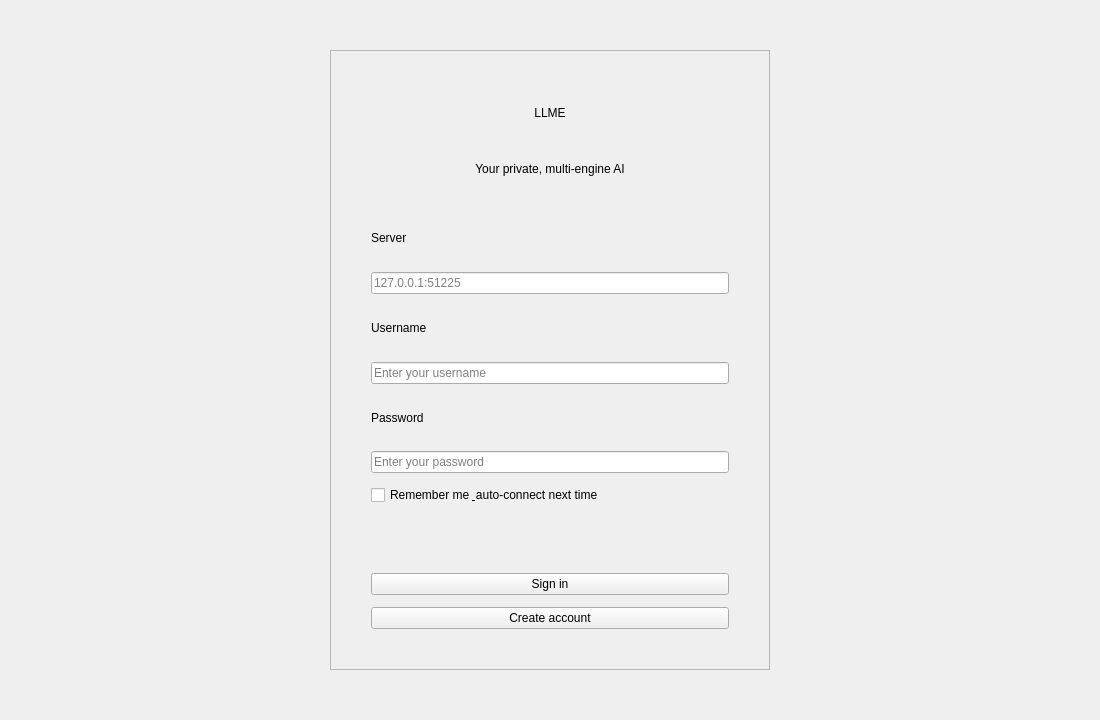
<?xml version="1.0" encoding="UTF-8"?>
<ui version="4.0">
 <class>LoginWindow</class>
 <widget class="QMainWindow" name="LoginWindow">
  <property name="geometry">
   <rect><x>0</x><y>0</y><width>1100</width><height>720</height></rect>
  </property>
  <property name="windowTitle">
   <string>LLME — Sign in</string>
  </property>
  <widget class="QWidget" name="centralwidget">
   <layout class="QVBoxLayout" name="rootLayout">
    <property name="leftMargin"><number>0</number></property>
    <property name="topMargin"><number>0</number></property>
    <property name="rightMargin"><number>0</number></property>
    <property name="bottomMargin"><number>0</number></property>
    <item>
     <spacer name="topSpacer">
      <property name="orientation"><enum>Qt::Vertical</enum></property>
      <property name="sizeHint" stdset="0"><size><width>20</width><height>40</height></size></property>
     </spacer>
    </item>
    <item>
     <layout class="QHBoxLayout" name="centerRow">
      <item>
       <spacer name="leftSpacer">
        <property name="orientation"><enum>Qt::Horizontal</enum></property>
        <property name="sizeHint" stdset="0"><size><width>40</width><height>20</height></size></property>
       </spacer>
      </item>
      <item>
       <widget class="QFrame" name="loginCard">
        <property name="minimumSize"><size><width>440</width><height>620</height></size></property>
        <property name="maximumSize"><size><width>440</width><height>620</height></size></property>
        <property name="frameShape"><enum>QFrame::StyledPanel</enum></property>
        <layout class="QVBoxLayout" name="cardLayout">
         <property name="leftMargin"><number>40</number></property>
         <property name="topMargin"><number>40</number></property>
         <property name="rightMargin"><number>40</number></property>
         <property name="bottomMargin"><number>40</number></property>
         <property name="spacing"><number>12</number></property>
         <item>
          <widget class="QLabel" name="lblBrand">
           <property name="text"><string>LLME</string></property>
           <property name="alignment"><set>Qt::AlignCenter</set></property>
          </widget>
         </item>
         <item>
          <widget class="QLabel" name="lblTagline">
           <property name="text"><string>Your private, multi-engine AI</string></property>
           <property name="alignment"><set>Qt::AlignCenter</set></property>
          </widget>
         </item>
         <item>
          <spacer name="brandSpacer">
           <property name="orientation"><enum>Qt::Vertical</enum></property>
           <property name="sizeType"><enum>QSizePolicy::Fixed</enum></property>
           <property name="sizeHint" stdset="0"><size><width>20</width><height>14</height></size></property>
          </spacer>
         </item>
         <item>
          <widget class="QLabel" name="lblServer"><property name="text"><string>Server</string></property></widget>
         </item>
         <item>
          <widget class="QLineEdit" name="in_serverhost">
           <property name="placeholderText"><string>127.0.0.1:51225</string></property>
           <property name="minimumHeight"><number>38</number></property>
          </widget>
         </item>
         <item>
          <widget class="QLabel" name="lblUser"><property name="text"><string>Username</string></property></widget>
         </item>
         <item>
          <widget class="QLineEdit" name="in_username">
           <property name="placeholderText"><string>Enter your username</string></property>
           <property name="minimumHeight"><number>38</number></property>
          </widget>
         </item>
         <item>
          <widget class="QLabel" name="lblPass"><property name="text"><string>Password</string></property></widget>
         </item>
         <item>
          <widget class="QLineEdit" name="in_password">
           <property name="placeholderText"><string>Enter your password</string></property>
           <property name="echoMode"><enum>QLineEdit::Password</enum></property>
           <property name="minimumHeight"><number>38</number></property>
          </widget>
         </item>
         <item>
          <widget class="QCheckBox" name="chk_rememberme">
           <property name="text"><string>Remember me &amp; auto-connect next time</string></property>
          </widget>
         </item>
         <item>
          <widget class="QLabel" name="lbl_loginstatus">
           <property name="text"><string/></property>
           <property name="property" stdset="0"><string notr="true">helpText</string></property>
           <property name="wordWrap"><bool>true</bool></property>
          </widget>
         </item>
         <item>
          <widget class="QPushButton" name="btn_login">
           <property name="text"><string>Sign in</string></property>
           <property name="cursor"><cursorShape>PointingHandCursor</cursorShape></property>
           <property name="minimumHeight"><number>42</number></property>
           <property name="property" stdset="0"><string notr="true">primary</string></property>
          </widget>
         </item>
         <item>
          <widget class="QPushButton" name="btn_signup">
           <property name="text"><string>Create account</string></property>
           <property name="cursor"><cursorShape>PointingHandCursor</cursorShape></property>
           <property name="minimumHeight"><number>42</number></property>
          </widget>
         </item>
        </layout>
       </widget>
      </item>
      <item>
       <spacer name="rightSpacer">
        <property name="orientation"><enum>Qt::Horizontal</enum></property>
        <property name="sizeHint" stdset="0"><size><width>40</width><height>20</height></size></property>
       </spacer>
      </item>
     </layout>
    </item>
    <item>
     <spacer name="bottomSpacer">
      <property name="orientation"><enum>Qt::Vertical</enum></property>
      <property name="sizeHint" stdset="0"><size><width>20</width><height>40</height></size></property>
     </spacer>
    </item>
   </layout>
  </widget>
 </widget>
 <resources/>
 <connections/>
</ui>
